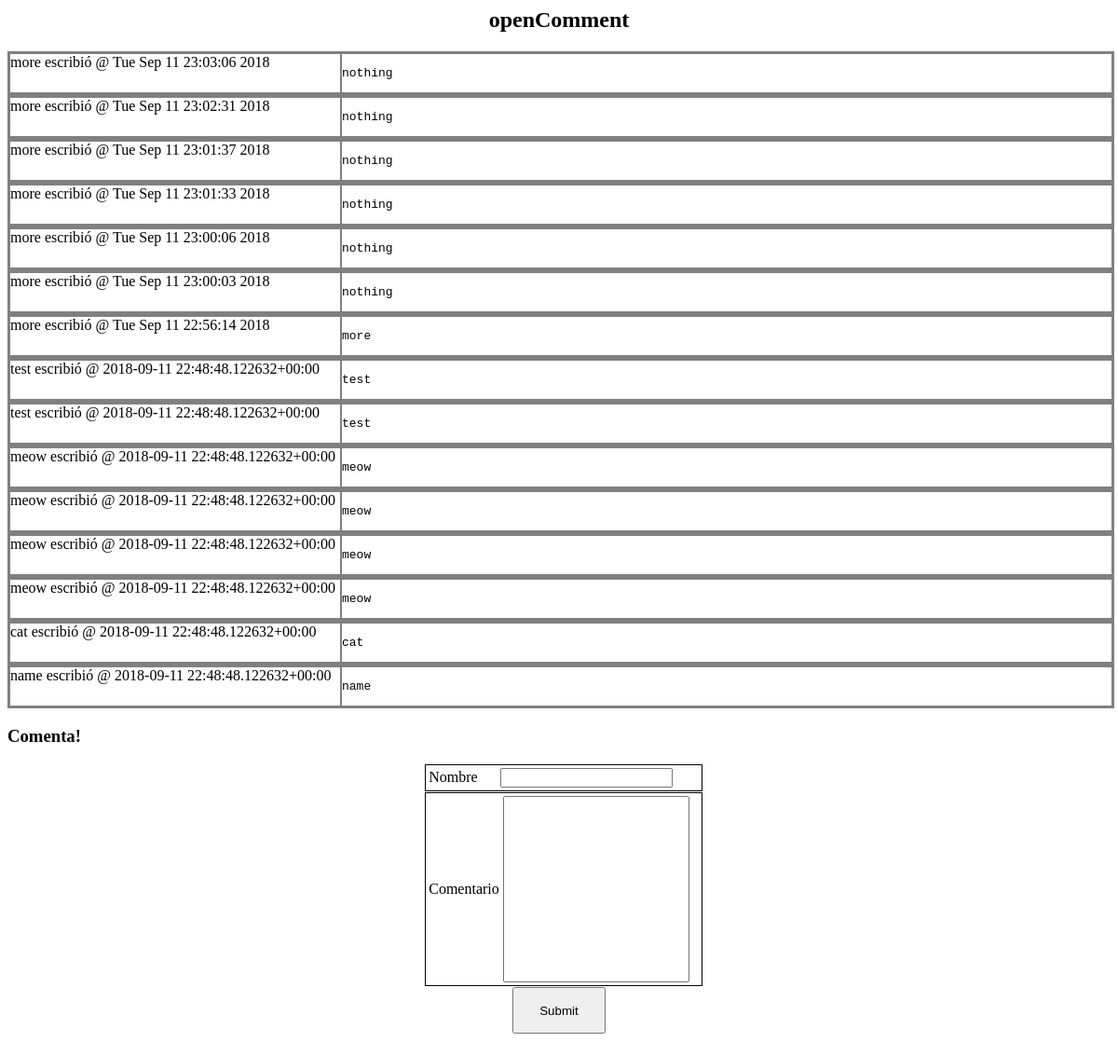
The page / on the database its author committed.
### openComment/models.py (models this page shows)
class Comment(models.Model):
    author = models.CharField(max_length=200)
    comment = models.CharField(max_length=2000)
    time = models.CharField(max_length=2000)

### openComment/views.py (the view, shortened to what this page needs)
# urls.py: path('', views.index, name='index'),
@csrf_exempt
def index(request):
    comments = Comment.objects.order_by('id')
    template = loader.get_template('openComment/index.html')
    comments = comments.reverse()
    context = {
        'comments': comments,
    }
    return HttpResponse(template.render(context, request))

### openComment/templates/openComment/index.html (shortened to what this page needs)
<html>
  <head>
  </head>
  <body>
  <h2>openComment</h2>
    <div id="textContainer">
    {% for comm in comments %}
    <div class = "miniContainer">
      <div class="author">{{comm.author}} escribió @ {{comm.time}}</div>
      <div class="says"><pre>{{comm.comment}}</pre></div>
    </div>
    {% endfor %}
    </div>
    <h3>Comenta!</h3>
  <div id="form">
  <form method="POST" action='/'>
    <div class="field"><label>Nombre&nbsp;&nbsp;&nbsp;&nbsp;&nbsp;</label> <input name='author' type='text'></div>
    <div class="field"><label>Comentario</label> <input id="comments" name='comment' type='text'></div>
    <div><input id="send" type='submit'></div>
  </form>
</div>
</body>
</html>

### openComment/templates/openComment/index.html (style rules this page uses)
body { font-family: "verdana"; align-items: center; align-content: center; }
#form { width: 100%; margin: auto; text-align: center; display: flex; align-items: center; justify-content: center; }
.field { width: 100%; align-self: center; text-align: left; border: 1px solid #000000; margin: 1px; padding: 3px; }
#comments { width: 200px; height: 200px; }
#send { width: 100px; height: 50px; }
h2 { text-align: center; }
.miniContainer { border: 2px solid gray; width: 100%; overflow: auto; display: flex; }
.author { border: 1px solid gray; width: 30%; float: left; }
.says { border: 1px solid gray; width: 70%; float: right; }
#textContainer { width: 100%; }

### rows shown on the page
Comment: author "more", time "Tue Sep 11 23:03:06 2018", comment "nothing"
Comment: author "more", time "Tue Sep 11 23:02:31 2018", comment "nothing"
Comment: author "more", time "Tue Sep 11 23:01:37 2018", comment "nothing"
Comment: author "more", time "Tue Sep 11 23:01:33 2018", comment "nothing"
Comment: author "more", time "Tue Sep 11 23:00:06 2018", comment "nothing"
Comment: author "more", time "Tue Sep 11 23:00:03 2018", comment "nothing"
Comment: author "more", time "Tue Sep 11 22:56:14 2018", comment "more"
Comment: author "test", time "2018-09-11 22:48:48.122632+00:00", comment "test"
Comment: author "test", time "2018-09-11 22:48:48.122632+00:00", comment "test"
Comment: author "meow", time "2018-09-11 22:48:48.122632+00:00", comment "meow"
Comment: author "meow", time "2018-09-11 22:48:48.122632+00:00", comment "meow"
Comment: author "meow", time "2018-09-11 22:48:48.122632+00:00", comment "meow"
Comment: author "meow", time "2018-09-11 22:48:48.122632+00:00", comment "meow"
Comment: author "cat", time "2018-09-11 22:48:48.122632+00:00", comment "cat"
Comment: author "name", time "2018-09-11 22:48:48.122632+00:00", comment "name"
